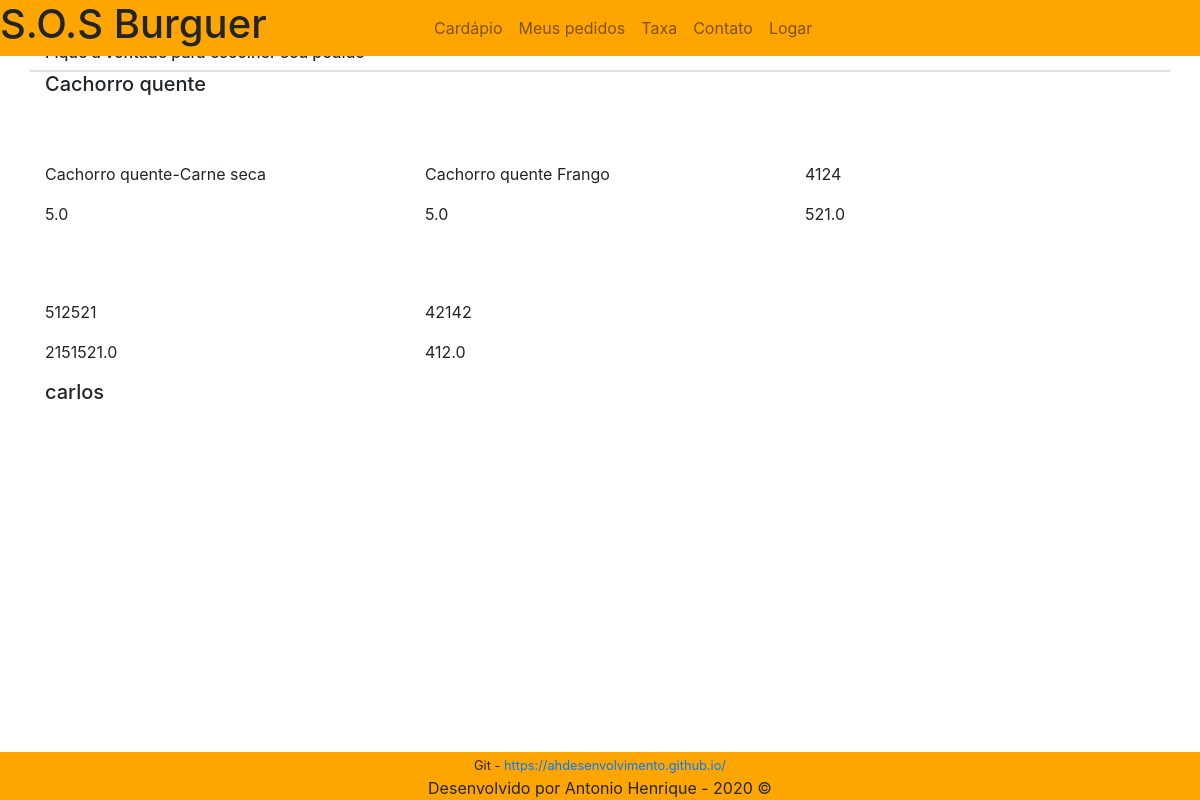
Before: / with the older database file.
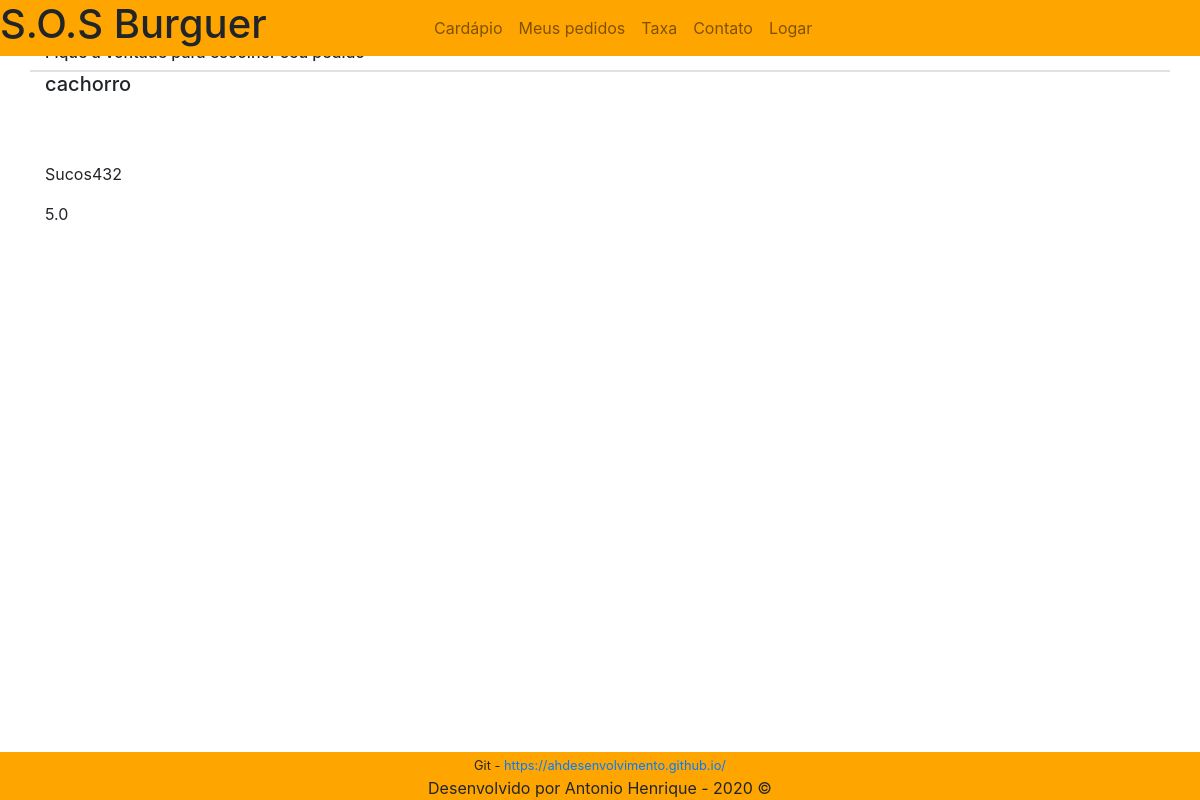
After: the same page with the newer database file.
### core/models.py (models this page shows, shortened)
class Tipo(models.Model):
    cod_tipo = models.AutoField('Código do tipo do produto', primary_key=True)
    tipo = models.CharField('Tipo', max_length=50)
    ativo = models.BooleanField('Ativo', default=False, null=True, blank=False)
    def __str__(self):
        return self.tipo

class Produto(models.Model):
    cod_prod = models.AutoField('Código do produto', primary_key=True)
    nome = models.CharField('Nome do produto', max_length=50)
    ingredientes = models.CharField('Ingredientes', max_length=50)
    descricao = models.TextField('Descrição do produto', max_length=120)
    valor = models.FloatField('Preço')
    imagem = StdImageField('Imagem', upload_to='produtos', variations={'thumb':(124,124)})
    ativo = models.BooleanField('Ativo', default=True, null=True, blank=False)
    cod_tipo = models.ForeignKey(Tipo, on_delete=models.CASCADE)
    class Meta:
        verbose_name = 'Produto'
        verbose_name_plural = 'Produtos'

### core/views.py (the view)
# urls.py: path('', index, name='index'),
def index(request):
    if request.user.is_staff:
        return redirect('administracao')
    else:
        if str(request.method == 'POST'):
            tipo = Tipo.objects.all()
            produtos = Produto.objects.filter(ativo=True)
            adicionais = Adicionais.objects.filter(ativo=True)
            form_produto = ProdutoModelForm(request.POST)
            form_carrinho = CarrinhoModelForm(request.POST)
            if form_produto.is_valid() and form_carrinho.is_valid():
                print('formulario')
                dados_prod = form_produto.cleaned_data
                dados_carrinho = form_carrinho.cleaned_data
                print(dados_carrinho)
                prod = Produto.objects.get(nome=dados_prod['nome'])
                try:
                    print('try')
                    carro = Carrinho.objects.get(cod_cliente=request.user.id,
                                                 cod_pedido=None,
                                                 cod_cliente__controle_pedido=True,
                                                 cod_prod__nome=dados_prod['nome'])
                    print(carro)
                    with connection.cursor() as cursor:
                        cursor.execute(
                            'SELECT NOME, QUANTIDADE, VALOR FROM CORE_PRODUTO P INNER JOIN CORE_CARRINHO C ON P.COD_PROD = C.COD_PROD_ID INNER JOIN CORE_USUARIO U ON COD_CLIENTE_ID = U.ID WHERE U.ID = %s AND CONTROLE_PEDIDO = %s AND NOME = %s AND C.COD_PEDIDO_ID IS NULL',
                            (request.user.id, True, dados_prod['nome']))
                        linhas = cursor.fetchall()
                    quantidade = linhas[0][1] + dados_carrinho['quantidade']
                    total = quantidade * linhas[0][2]
                    atualiza_carrinho = Carrinho.objects.filter(cod_pedido=None,
                                                                cod_cliente=request.user.id,
                                                                cod_cliente__controle_pedido=True,
                                                                cod_prod__nome=dados_prod['nome']).update(quantidade=quantidade,
                                                                                                          total=total,
                                                                                                          observacao=dados_carrinho['observacao'])
                except ObjectDoesNotExist:
                    print('entrei aqui except')
                    total = prod.valor * dados_carrinho['quantidade']
                    carrinho = Carrinho.objects.create(cod_prod=prod,
                                                       quantidade=dados_carrinho['quantidade'],
                                                       cod_cliente=request.user,
                                                       total=total,
                                                       observacao=dados_carrinho['observacao'])
                    usuario = Usuario.objects.filter(id=request.user.id).update(controle_pedido=True)
                    carrinho.save()
            else:
                print('form invalido')
            carrinho = Carrinho.objects.filter(cod_cliente=request.user.id,
                                               cod_pedido=None)
            return render(request,
                          'index.html',
                          {'tipo':tipo,
                           'produtos':produtos,
                           'carrinho':carrinho})#,

### core/templates/index.html (shortened to what this page needs)
{% extends 'base.html' %}
{% load static %}
{% block content %}
    <div class="container">
        <div class="row apresentacao border-top border-bottom">
            <div class="col-12">
                <h3>Bem vindo ao S.O.S Burguer</h3>
            </div>
            <div class="col-12">
                <h6>Fique a vontade para escolher seu pedido</h5>
            </div>
        </div>
        <div class="row promocoes border-bottom">
        </div>
        <div class="row produtos">
            <div class="col-12">
                {% for i in tipo %}
                <div class="titulos">
                    <h5>{{i}}</h5>
                </div>
                <div class="row">
                    {% for produto in produtos %}
                        {% if produto.cod_tipo.tipo == i.tipo %}
                        <div class="col-4 produto">
                            <p>{{produto.nome}}</p>
                            <p>{{produto.valor}}</p>
                        </div>
                        {% endif %}
                    {% endfor %}
                </div>
                {% endfor %}
            </div>
        </div>
    </div>
{% endblock %}

Changed rows visible on the page:
removed Produto: nome "Cachorro quente Frango", valor "5.0"
removed Produto: nome "4124", valor "521.0"
removed Produto: nome "512521", valor "2151521.0"
removed Produto: nome "42142", valor "412.0"
removed Tipo: tipo "carlos"
changed Tipo: tipo "Cachorro quente" → "cachorro"
changed Produto: nome "Cachorro quente-Carne seca" → "Sucos432"
